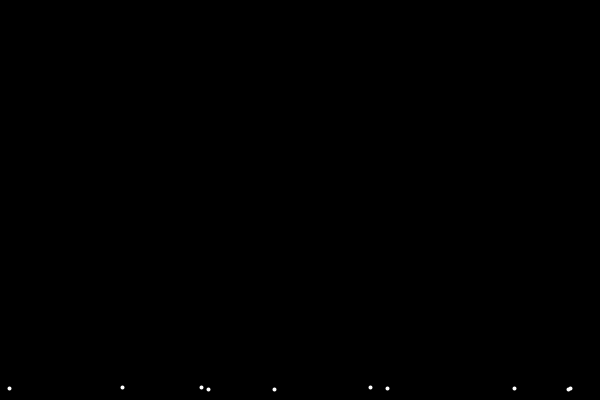
Frame 1 (no input)
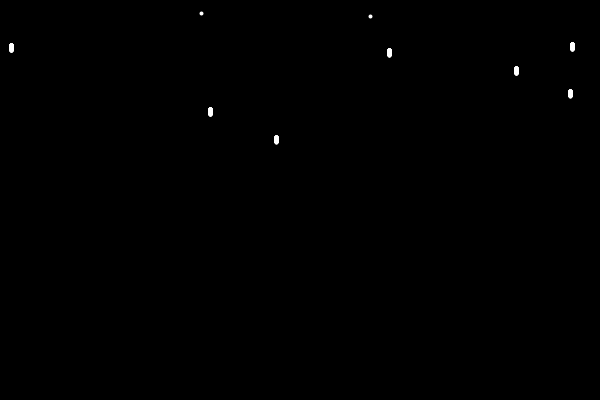
Frame 60 (the mouse pressed at the canvas centre just before this capture)
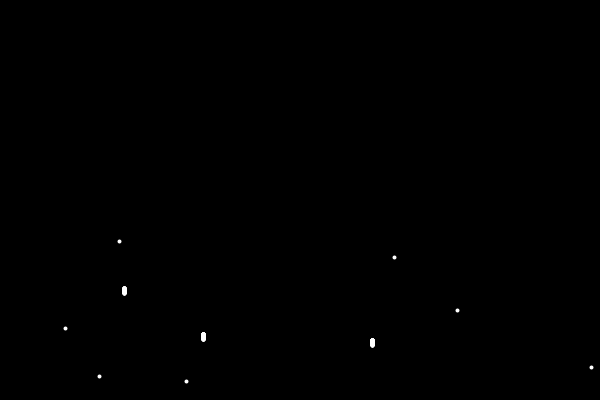
Frame 120 (the mouse held since frame 60 and released just before this capture)

The Processing sketch that drew these frames (run headless with seeded random() and noise(); from frame 60 on, the mouse is pressed at the canvas centre):

// Processing sketch: fireworks
// ── fireworks.pde
Firework fireworks[] = new Firework[10];
PVector gravity;
void setup(){
  size(600,400);
  stroke(255);
  strokeWeight(4);
  for (int i = 0; i<fireworks.length; i++){
    fireworks[i] = new Firework();
  }
  gravity = new PVector(0,0.2);
}

void draw(){
  background(0);
  for (int i = 0; i<fireworks.length; i++){
    fireworks[i].update();
    fireworks[i].show();
    if (fireworks[i].firework.pos.y > height){
      fireworks[i] = new Firework();
      println("new");
    }
  }
  
}

// ── Firework.pde
class Firework{
  Particle firework = new Particle(int(random(width)),400);
  boolean exploded = false;
  Particle particles[] = new Particle[100];
 
  void update(){
    firework.applyForce(gravity);
    firework.update(); 
    
    if (firework.vel.y >= 0){
      exploded = true;
      explode();
    }
  }
  
  void show(){
    if (!exploded){
      firework.show();
    } else {
      for (Particle p: particles){
        p.applyForce(new PVector(1, 0));
        p.applyForce(gravity);
        p.update();
        p.show();
      }
    }
  }
  
  void explode(){
    for (int p = 0; p < particles.length; p++){
      particles[p] = new Particle(int(firework.pos.x), int(firework.pos.y));
      particles[p].applyForce(new PVector(1, 0));
    }
  }
}

// ── Particle.pde
class Particle{
  PVector pos;
  PVector vel;
  PVector acc;
  Particle(int px, int py){
    pos = new PVector(px, py);
    vel = new PVector(0, random(-13,-8));
    acc = new PVector(0, 0);
  }
  
  void applyForce(PVector force){
    acc.add(force);
  }
  
  void update(){
    vel.add(acc);
    pos.add(vel);
    acc.mult(0);
  }
  
  void show(){
    point(pos.x, pos.y);
  }
}
